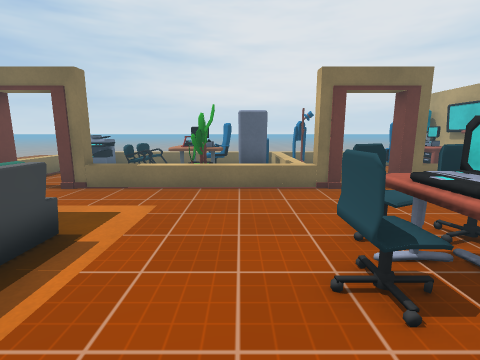
View 1 (above)

16 first-person views from a walk through a 3-D level made in the Unity game engine. The camera is 1.4 m above the floor, tilts 10° down and sees 85° across. The floor is counted in squares, 1 m on a side. Each view is taken from the middle of a square. On the plan, view 1 faces up. The plan holds only what a view shows up to about 13 squares ahead; the rest is blank. The place goes on beyond the plan. The player is left out. Some animated figures are left out. Some surface patterns are stand-ins.

View 2
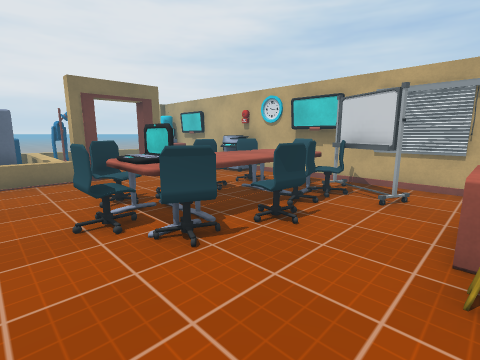

View 3
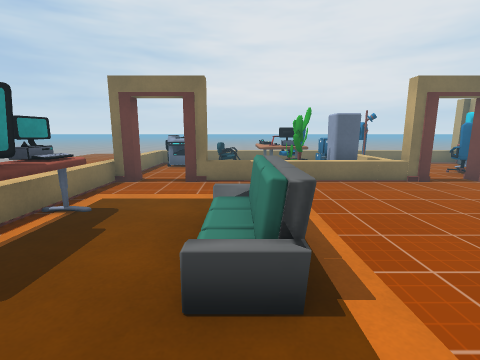

View 4
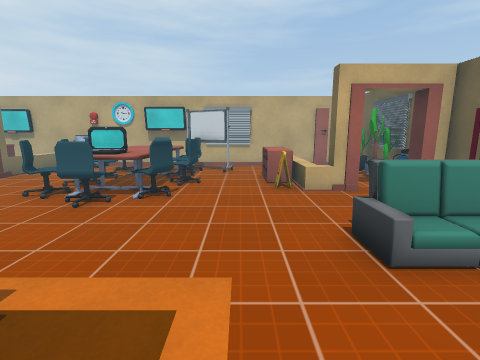

View 5
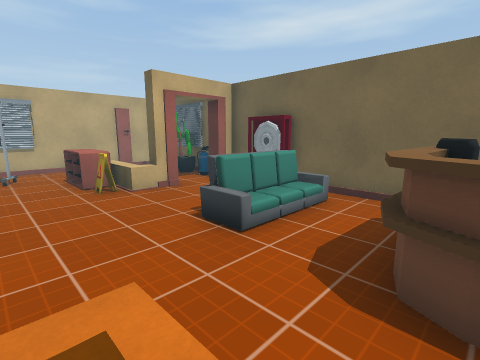

View 6
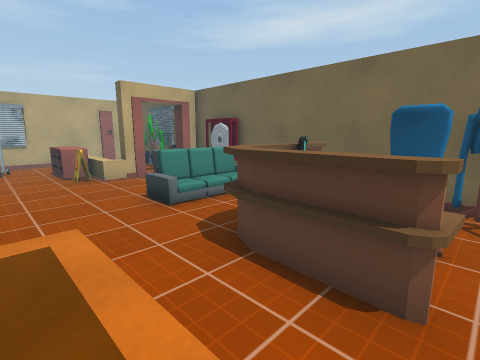

View 7
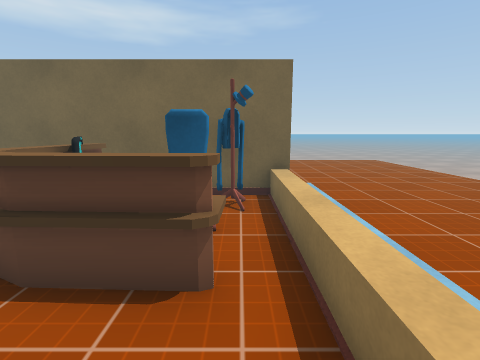

View 8
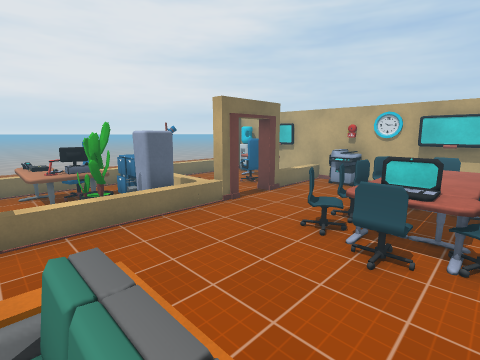

View 9
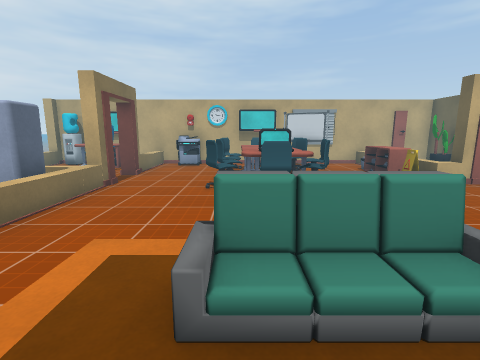

View 10
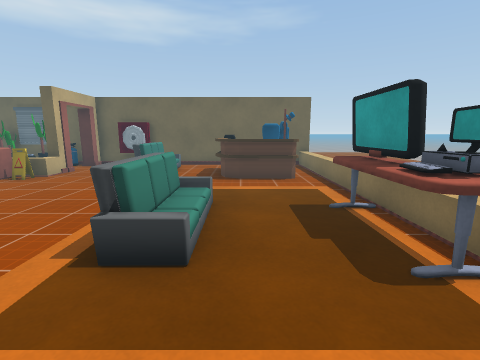

View 11
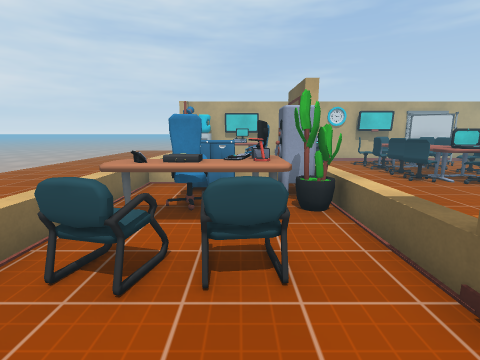

View 12
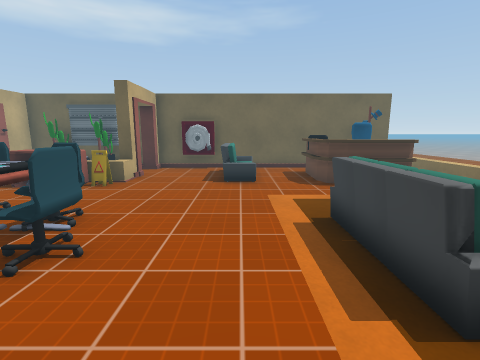

View 13
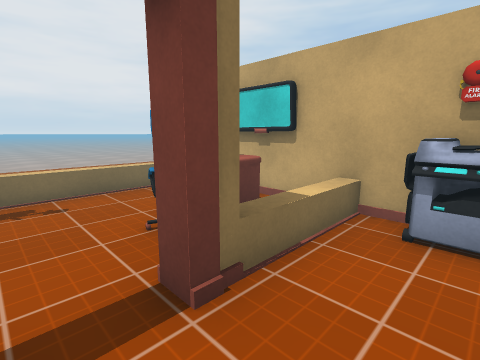

View 14
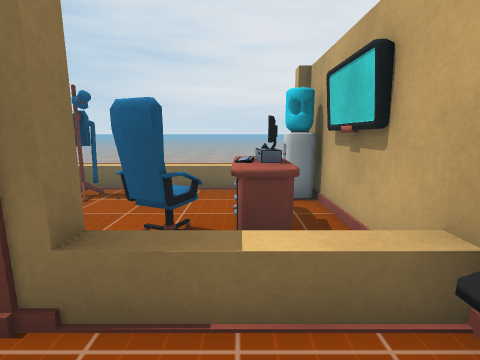

View 15
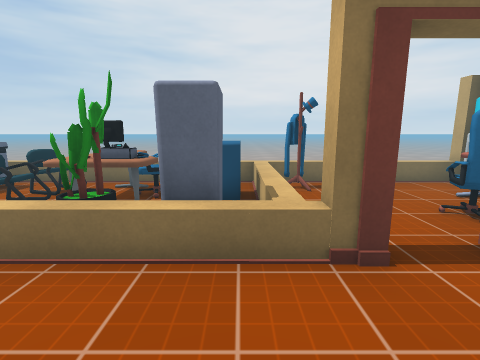

View 16
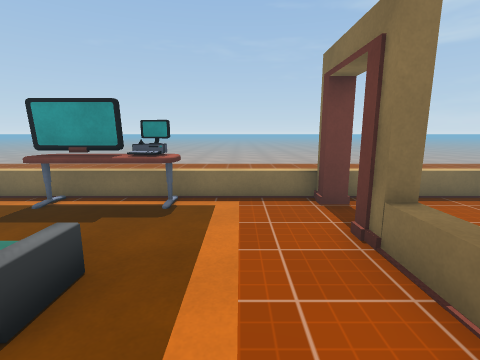

### Floor plan
Points are (right, up) in squares from view 1. A wall is a line through its corners. A room is listed if a view was taken in it or the views show most of it. See-through windows are left out.
Room 1 (views 1, 2, 3, 4, 5, 6, 7, 8, 9, 10, 11, 12, 13, 14, 15, 16)
walls: (2.6, 6.7) (-4.6, 6.7); (2.4, -4) (2.4, -2.6); (-6.1, 7.2) (-6.1, 6.7) (-6.7, 6.7); (7.8, 6.7) (4.1, 6.7); (4.4, -6) (7.7, -6) (7.7, 6.9); (-7.2, -6) (2.4, -6) (2.4, -5.4)
low walls: (2.6, -2.4) (2.6, -2.1) (3.1, -2.1); (2.4, -2.6) (4, -2.6); (-4.1, 7.1) (0.6, 7.1); (-6.7, 6.7) (-6.7, -6.1); (6.8, -2.6) (7.8, -2.6); (1.4, 10.4) (1.4, 11.6) (-6.7, 11.6) (-6.7, 7.4)
ways out: opening at (3.5, 7)
objects: other object (-6, -5); chair (-6, -4) to (-5, -4); other object (-6, -3) to (-6, -2); TV (-6, 1) to (-6, 2); computer (-6, 3); table (-6, 4); printer (-6, 10) to (-5, 11); other object (-4, -5) to (-3, -2); computer (-4, -4); other object (-4, 9) to (-3, 9); other object (-4, 10) to (-3, 11); sofa (-3, 2) to (-3, 3); table (-2, 8) to (-1, 11); other object (-2, 11); sofa (-1, -5) to (-1, -3); plant (-1, 8); computer (-1, 9); chair (-1, 10) to (0, 10); other object (0, 8) to (1, 8); cabinet (0, 9) to (1, 9); chair (1, 2); cabinet (1, 10); chair (2, 1); computer (2, 2); chair (2, 3) to (2, 4); fire extinguisher (3, -6); chair (3, 0) to (3, 1); table (3, 2) to (4, 2); chair (3, 3) to (3, 4); plant (4, -6) to (5, -5); shelf (4, -2) to (5, -2); chair (4, 1) to (5, 1); chair (4, 3) to (5, 4); table (5, 2); plant (6, -5); other object (6, 0) to (7, 1); chair (6, 1); chair (6, 2) to (7, 2); chair (6, 3) to (6, 4); TV (7, 2) to (8, 3); printer (7, 5) to (7, 6)

Positions as (right, up) in squares from view 1, and headings:
1: (0, 0), facing up
2: (0, -2), facing up-right
3: (-3, -1), facing up
4: (-4, -1), facing right
5: (-4, 0), facing down-right
6: (-6, 0), facing down-right
7: (-6, 0), facing down
8: (-3, 1), facing up-right
9: (-5, 3), facing right
10: (-4, 6), facing down
11: (-6, 9), facing right
12: (-1, 5), facing down
13: (3, 5), facing up-right
14: (6, 5), facing up
15: (1, 4), facing up
16: (-1, 5), facing left
